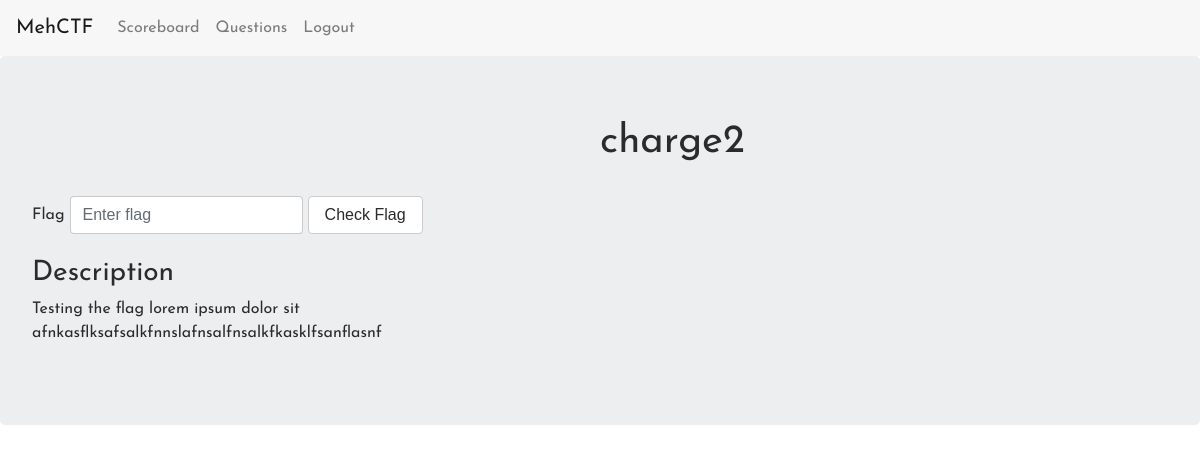
The app's page /question/2 (signed in), older data.
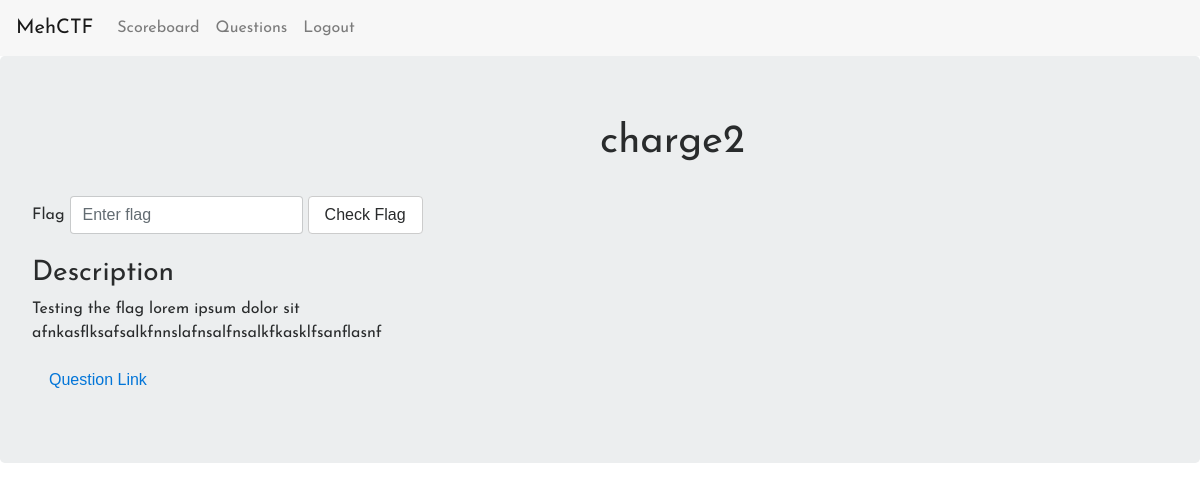
The same page, newer data.
### models.py (models this page shows, shortened)
class Question(Base):
    __tablename__ = 'questions'
    id = Column(Integer, primary_key=True)
    name = Column(String(50))
    desc = Column(String(1000))
    flag = Column(String(200))
    filename = Column(String(1000))

### application.py (the view, shortened to what this page needs)
@app.route("/question/<qid>", methods=["GET","POST"])
@login_required
def question(qid = None):
  if request.method == "GET":
    if qid == None:
      abort(404)
    reqdQuestion = models.Question.query.filter(models.Question.id == int(qid))[0]
    toDownload = True
    if "link/" in reqdQuestion.filename[:5]:
      reqdQuestion.filename = reqdQuestion.filename.replace("link/","")
      app.logger.debug("found link in file, putting link for "+reqdQuestion.filename)
      toDownload = False
    app.logger.debug("Sending Question No "+str(reqdQuestion.id)+" flag: "+reqdQuestion.flag)
    return render_template("question.html",Question=reqdQuestion,toDownload=toDownload)

### application.py (called while the page is built)
@login_manager.user_loader
def load_user(username):
    return models.User.query.filter_by(username = username).first()

@app.teardown_appcontext # DB Session Config
def shutdown_session(exception=None):
    db_session.remove()

@app.context_processor
def inject_user():
    return dict(user=current_user)

@app.after_request
def add_header(r):
  r.headers["Cache-Control"] = "no-cache, no-store, must-revalidate"
  r.headers["Pragma"] = "no-cache"
  r.headers["Expires"] = "0"
  r.headers['Cache-Control'] = 'public, max-age=0'
  return r

### models.py (called while the page is built)
    @property
    def is_authenticated(self):
        return True

### templates/question.html (shortened to what this page needs)
{% extends "layout.html" %}
{% block body %}
<div class = "jumbotron">
    <div class = "row">
        <div class="col-xs-12 col-sm-12 col-lg-6 col-md-6 text-center"></div>
            <h1>{{ Question.name }}</h1>
    </div>
    <br />
    <div class = "row">
        <div class = "col-xs-12 col-sm-12 col-md-12 col-lg-12 form-inline">
            <label for="flag">Flag</label>
            <input type="text" id = "flag" name="flag" class = "form-control" placeholder = "Enter flag" />
            <button class = "btn btn-secondary" onClick="checkFlag()">Check Flag</button>
        </div>
    </div>
    <br />
    <div class = "row">
        <div class = "col-xs-12 col-sm-12 col-md-6 col-lg-6 text-responsive">
            <h3>Description</h3>
            <p>
                {{ Question.desc }}
            </p>
            {% if not Question.filename == "#" %}
                {% if toDownload %}
                <a href = '/download/{{ Question.id }}'><button class = "btn btn-link">Download</button></a>
                {% else %}
                <a href = '{{ Question.filename}}'><button class = "btn btn-link">Question Link</button></a>
                {% endif %}
            {% endif %}
        </div>
    </div>
</div>
{% endblock %}

### templates/layout.html (shortened to what this page needs)
<!doctype html>
<html>
<head>
  <link rel="stylesheet" type="text/css" href="/static/css/main.css">
  <link rel="stylesheet" type="text/css" href="/static/css/bootstrap.min.css">
</head>
<body>
    <nav class="navbar navbar-toggleable-md navbar-light bg-faded">
        <a class="navbar-brand" href="/">MehCTF</a>
        <div class="" id="navbarNavAltMarkup">
          <div class="navbar-nav">
            <a class="nav-item nav-link" href="/scoreboard">Scoreboard<span class="sr-only">(current)</span></a>
            {% if not user.is_authenticated %}
            <a class="nav-item nav-link" href="/login">Login<span class="sr-only">(current)</span></a>
            <a class="nav-item nav-link" href="/register">Register<span class="sr-only">(current)</span></a>
            {% else %}
            <a class="nav-item nav-link" href="/questions">Questions<span class="sr-only">(current)</span></a>
            <a class="nav-item nav-link" href="/logout">Logout<span class="sr-only">(current)</span></a>
            {% endif %}
          </div>
        </div>
      </nav>
  {% block body %}
  {% endblock %}
</body>
</html>

### static/css/main.css (style rules this page uses)
body { font-family: 'Josefin Sans', sans-serif !important }

Row changes from the older to the newer data that the page shows:
changed Question "charge2": filename "#" → "link/http://google.com" (drawn)
Text that changed along with them:
text now shown: "Question Link"
